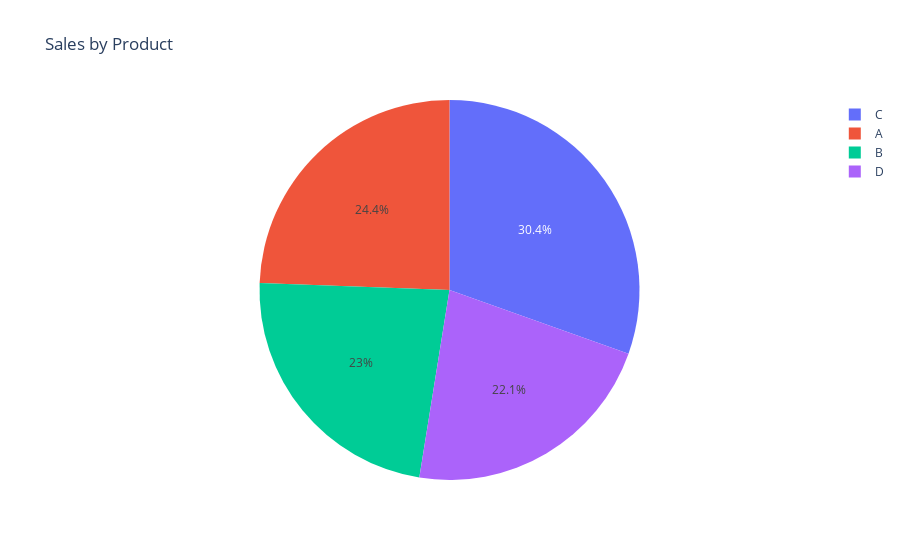

Notebook code cell kept with this figure:
### Code cell
# Step 6: Top products
sales_by_product = df.groupby('Product')['Sales'].sum().reset_index()
fig2 = px.pie(sales_by_product, names='Product', values='Sales', title='Sales by Product')
fig2.show()

### Figure 1 — Plotly figure (JSON) as saved in the notebook; plotly's stock layout.template omitted (floating-point values rounded to 4 significant figures)
{"data": [{"domain": {"x": [0, 1], "y": [0, 1]}, "hovertemplate": "Product=%{label}<br>Sales=%{value}<extra></extra>", "labels": ["A", "B", "C", "D"], "legendgroup": "", "name": "", "showlegend": true, "type": "pie", "values": [14276, 13466, 17792, 12918]}], "layout": {"legend": {"tracegroupgap": 0}, "title": {"text": "Sales by Product"}}}
